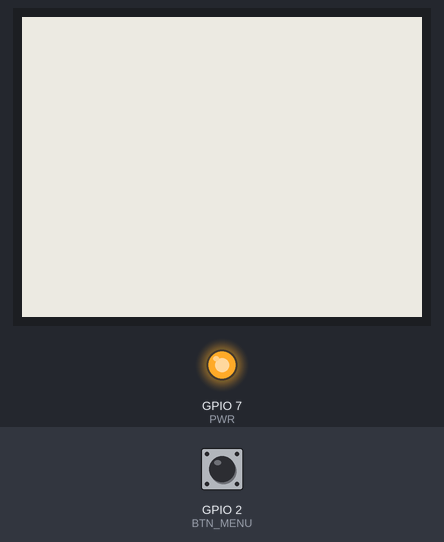
A sketch run on a simulated ESP32-S3. On the bench: 400×300 one-colour display, output pins drawn as LEDs (lit = HIGH). The inputs (shaded band) are chosen by the test bench; at power-on: GPIO 2 (BTN_MENU) HIGH. What the sketch prints to the serial monitor is not drawn.

Above: at 1.2 s.
1.3 s: GPIO 2 (BTN_MENU) pulled LOW for 0.15 s
At 6.2 s:
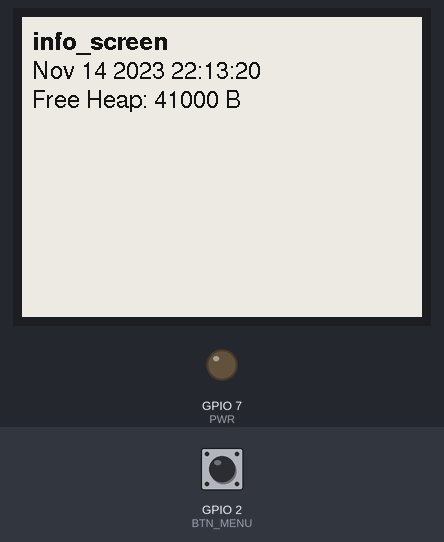
6.8 s: GPIO 2 (BTN_MENU) pulled LOW for 1 s
At 8.1 s:
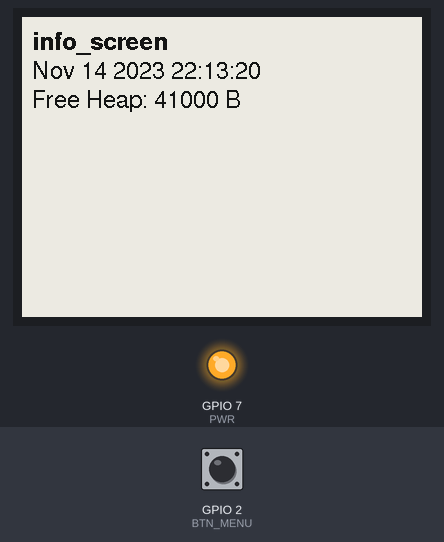
Timing chart, 0 to 12.3 s (numbered marks = the images above; inputs shaded):
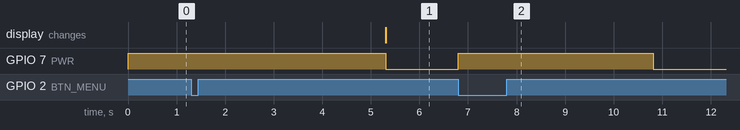

The sketch:

info_screen.ino
```cpp
// Pin definitions
#define PWR 7
#define BUSY 48
#define RES 47
#define DC 46
#define CS 45
#define BTN_MENU 2

#include "GxEPD2_BW.h"

// Fonts
#include <Fonts/FreeSans12pt7b.h>
#include <Fonts/FreeSansBold12pt7b.h>
// #include <Fonts/FreeSans18pt7b.h>
// #include <Fonts/FreeSansBold18pt7b.h>
// #include <Fonts/FreeSans24pt7b.h>
// #include <Fonts/FreeSansBold24pt7b.h>

// Display Initialization
GxEPD2_BW<GxEPD2_420_GYE042A87, GxEPD2_420_GYE042A87::HEIGHT> epd(GxEPD2_420_GYE042A87(CS, DC, RES, BUSY));

// Button debouncing
const unsigned long COOLDOWN_MS = 300;

// Layout
const int LEFT_MARGIN = 10;

struct Button {
  int pin;
  bool wasPressed = false;
  unsigned long lastActionMs = 0;
};

Button btnMenu = {BTN_MENU};

void setup() {
  Serial.begin(115200);
  Serial.println("info_screen starting...");

  pinMode(PWR, OUTPUT);
  digitalWrite(PWR, HIGH);

  pinMode(BTN_MENU, INPUT_PULLUP);
  epd.init(115200, true, 50, false);
}

void loop() {
  handleMenuPress();
}

bool pressedAndReady(Button &button, unsigned long now) {
  bool pressed = digitalRead(button.pin) == LOW;     // active-low: LOW means pressed
  bool justPressed = pressed && !button.wasPressed;  // rising edge, not held
  button.wasPressed = pressed;

  bool debounced = (now - button.lastActionMs) > COOLDOWN_MS;
  bool ready = justPressed && debounced;
  if (ready) {
    button.lastActionMs = now;
  }
  return ready;
}

void handleMenuPress() {
  if (!pressedAndReady(btnMenu, millis())) return;
  Serial.println("MENU Button Pressed");

  // 1. Power on
  digitalWrite(PWR, HIGH);
  delay(10);  // let voltage settle before talking to the panel

  // 2. Draw
  drawPage();
  epd.display();
  epd.hibernate();

  // 3. Power off, until the next press
  digitalWrite(PWR, LOW);
}

void drawPage() {
  epd.fillScreen(GxEPD_WHITE);
  epd.setTextColor(GxEPD_BLACK);
  epd.setFont(&FreeSans12pt7b);
  epd.setCursor(LEFT_MARGIN, 32);

  printTitle("info_screen");

  String buildTimestamp = String(__DATE__) + " " + String(__TIME__);
  printLine(buildTimestamp.c_str());

  String getFreeHeap = "Free Heap: " + String(ESP.getFreeHeap()) + " B";
  printLine(getFreeHeap.c_str());
}

void printTitle(const char *title) {
  resetLeftMargin();
  epd.setFont(&FreeSansBold12pt7b);
  epd.println(title);
}

void printLine(const char *lineText) {
  resetLeftMargin();
  epd.setFont(&FreeSans12pt7b);
  epd.println(lineText);
}

void resetLeftMargin() {
  epd.setCursor(LEFT_MARGIN, epd.getCursorY());
}
```

Measured:
- after the input at 1.3 s, GPIO 7 (PWR): HIGH → LOW after 4.0 s; the display: first differs from a run without the input after 4.0 s (image 1)
- after the input at 6.8 s, GPIO 7 (PWR): LOW → HIGH at once, → LOW 4.0 s later
